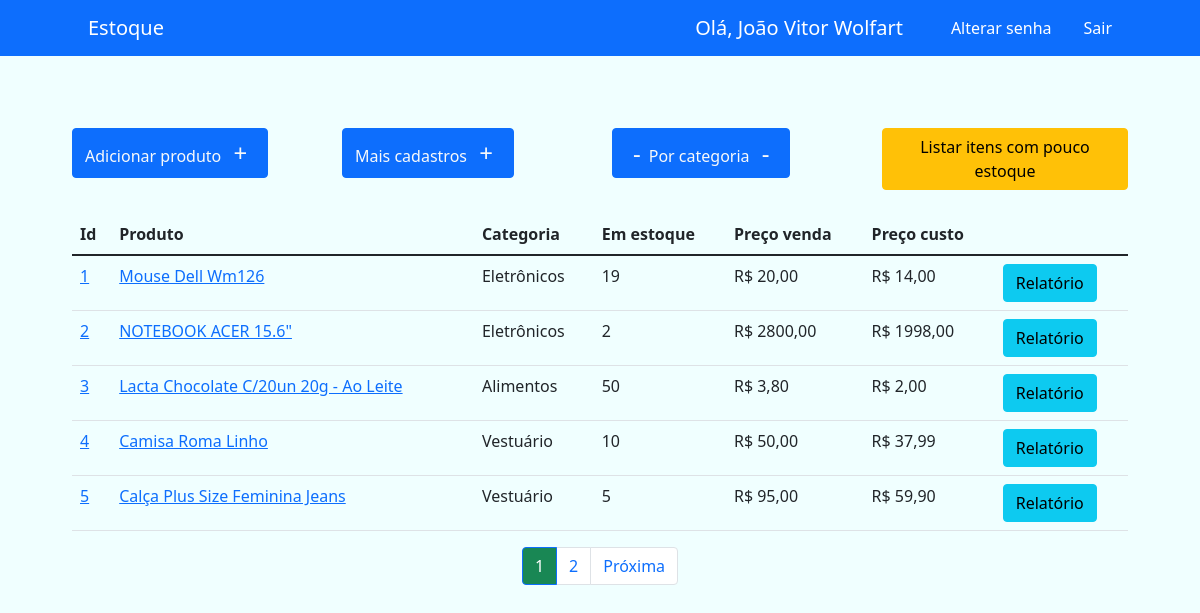
/home/ (signed in), run on an earlier commit of the app's database.
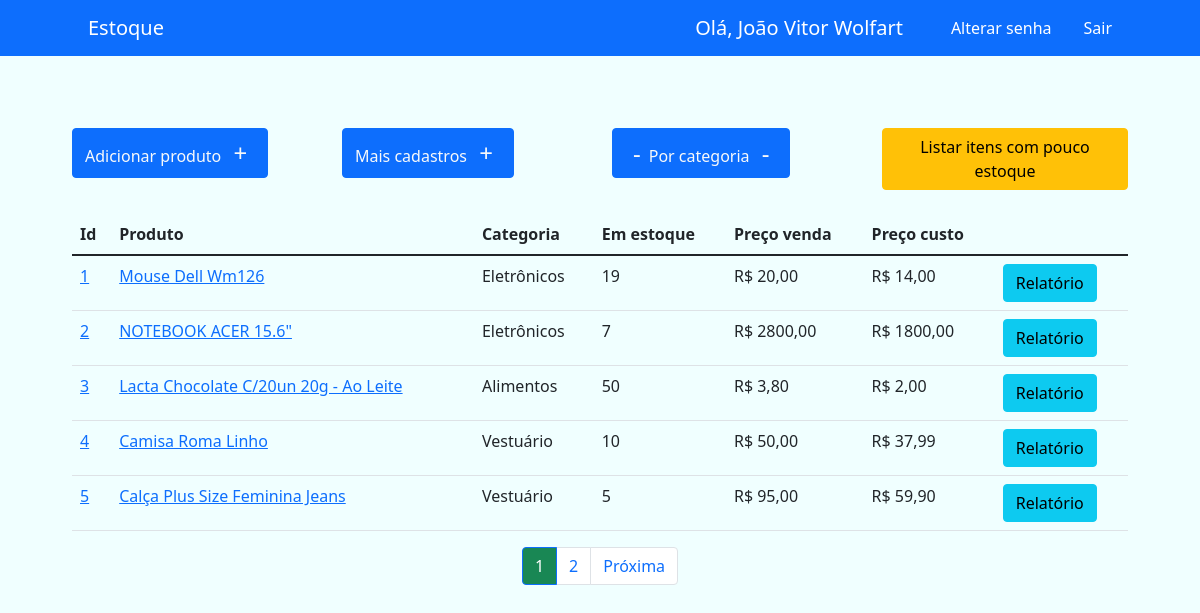
And on a later commit of the database.
### produtos/models.py (models this page shows, shortened)
class Produto(models.Model):
    produto = models.CharField(max_length=200)
    categoria = models.ForeignKey(Categoria, on_delete=models.DO_NOTHING)
    medida = models.ForeignKey(Medidas, on_delete=models.DO_NOTHING, blank=True, null=True)
    data_ultima_compra = models.DateField(blank=True, null=True)
    preco_ultima_compra = models.DecimalField(max_digits=7, decimal_places=2, blank=True, null=True)
    preco_venda = models.DecimalField(max_digits=7, decimal_places=2, blank=True, null=True)
    data_ultima_venda = models.DateField(blank=True, null=True)
    estoque = models.IntegerField(default=0)
    informacoes = models.TextField(blank=True, null=True)
    foto = models.ImageField(blank=True, upload_to='fotos')
    usuario = models.ForeignKey(User, on_delete=models.CASCADE, blank=True, null=True)
    ativo = models.BooleanField(default=True)

class Categoria(models.Model):
    categoria = models.CharField(max_length=100)
    def __str__(self):
        return self.categoria

### produtos/views.py (the view)
# urls.py: path('home/', views.index, name='home'),
@login_required(login_url='login')
def index(request):
    produtos = Produto.objects.all().filter(
        ativo=True
    )
    paginator = Paginator(produtos, 5)
    page = request.GET.get('p')
    produtos = paginator.get_page(page)
    return render(request, 'paginas/index.html', {'produtos':produtos})

### produtos/templates/paginas/index.html (shortened to what this page needs)
{% extends 'base.html'%}
{% load static%}
{%block 'conteudo'%}
    <div class="row">
      <div class="col-3">
        <a href="{% url 'adicionar_produto'%}" class="btn btn-primary text-light my-4">Adicionar produto  <span class="fs-4 px-2">+</span></a>
      </div>
      <div class="col-3">
        <a href="{% url 'cadastros'%}" class="btn btn-primary text-light my-4">Mais cadastros  <span class="fs-4 px-2">+</span></a>
      </div>
      <div class="col-3">
        <a href="{% url 'por_categoria'%}" class="btn btn-primary text-light my-4"><span class="fs-4 px-2">-</span></span>Por categoria <span class="fs-4 px-2">-</span></span></a>
      </div>
      <div class="col-3">
        <a href="{% url 'pouco_estoque' 0%}" class="btn btn-warning my-4">Listar itens com pouco estoque</a>
      </div>
    </div>
    <table class="table">
        <thead>
          <tr>
            <th scope="col">Id</th>
            <th scope="col">Produto</th>
            <th scope="col">Categoria</th>
            <th scope="col">Em estoque</th>
            <th scope="col">Preço venda</th>
            <th scope="col">Preço custo</th>
          </tr>
        </thead>
        <tbody>
          {% for p in produtos%}
          <tr>
              <td><a href="{% url 'detalhes' p.id %}">{{p.id}}</a></td>
              <td><a href="{% url 'detalhes' p.id %}">{{p.produto}}</a></td>
              <td>{{p.categoria}}</td>
              <td>{{p.estoque}}</td>
              <td>R$ {{p.preco_venda}}</td>
              {%if p.preco_ultima_compra%}
              <td>R$ {{p.preco_ultima_compra}}</td>
              {% else %}
              <td>Nenhuma compra realizada</td>
              {% endif %}
              <td><a href="{% url 'relatorio' p.id %}" class="btn btn-info">Relatório</a></td>
          </tr>
          {%endfor%}
        </tbody>
      </table>
      <nav aria-label="Page navigation example">
        <ul class="pagination justify-content-center">
          {%for pagina in produtos.paginator.page_range%}
          {%if produtos.number == pagina%}
            <li class="page-item active"><a class="page-link bg-success" href="?p={{pagina}}">{{pagina}}</a></li>
          {% else %}
            <li class="page-item"><a class="page-link" href="?p={{pagina}}">{{pagina}}</a></li>
          {%endif%}
          {%endfor%}
          {%if produtos.has_next%}
          <li class="page-item">
            <a class="page-link" href="?p={{produtos.next_page_number}}">Próxima</a>
          </li>
          {%endif%}
        </ul>
      </nav>
{%endblock%}

What changed in the data, as far as the page shows it:
changed Produto "NOTEBOOK ACER 15.6\"": estoque "2" → "7"; preco_ultima_compra "1998,00" → "1800,00"
